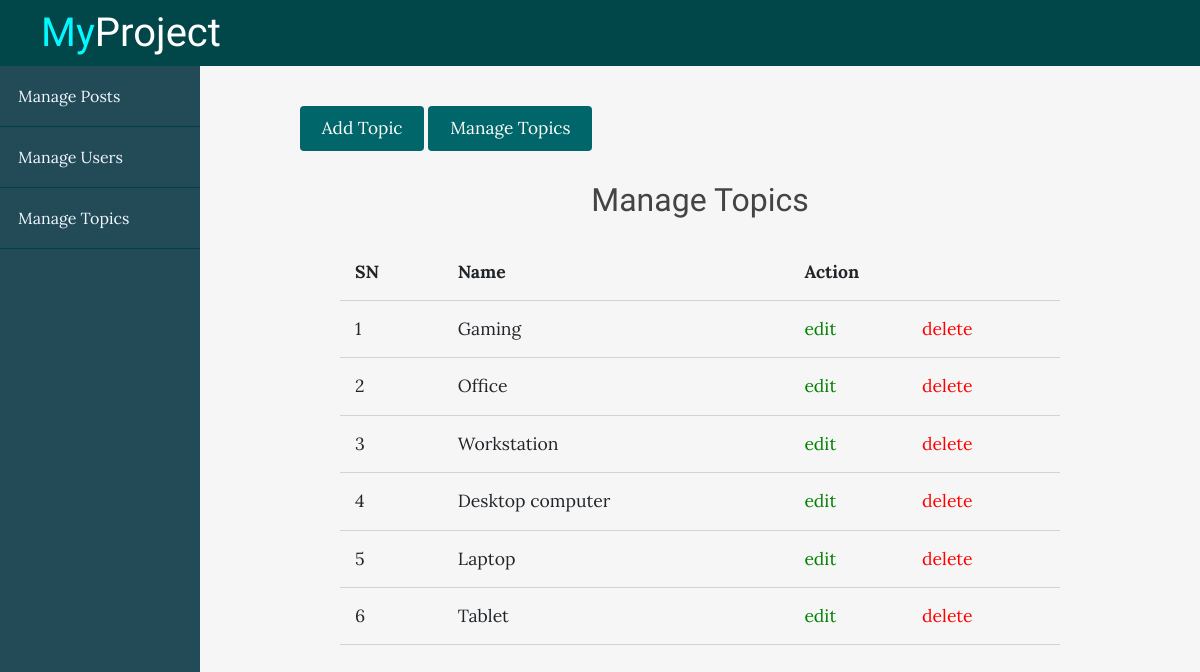
The page /project/admin/topics/index.php on the database its author committed.
### tables this page shows
CREATE TABLE `topics` (
  `id` int(11) NOT NULL,
  `name` varchar(100) NOT NULL,
  `description` text NOT NULL
);

### project/app/controllers/topics.php (called while the page is built, shortened)
<?php
include(ROOT_PATH . "/app/database/db.php");
$table = 'topics';
$topics = selectAll($table);
?>

### project/app/database/db.php (called while the page is built, shortened)
<?php
    require('connect.php');
    function selectAll($table, $conditions = []){
        global $conn;
        $sql = "SELECT * FROM $table";
        if(empty($conditions)){
            $stmt = $conn->prepare($sql);
            $stmt->execute();
            $records = $stmt->get_result()->fetch_all(MYSQLI_ASSOC);
            return $records;
        }
    }
?>

### project/admin/topics/index.php (the view, shortened to what this page needs)
<?php include(ROOT_PATH . "/app/controllers/topics.php"); ?>
<!DOCTYPE html>
<html lang="en">
<head>
    <link rel="stylesheet" href="https://maxcdn.bootstrapcdn.com/bootstrap/4.3.1/css/bootstrap.min.css">
    <link rel="stylesheet" href="https://use.fontawesome.com/releases/v5.6.3/css/all.css">
    <link rel="stylesheet" href="../../assets/css/style.css">
    <link rel="stylesheet" href="../../assets/css/admin.css">
</head>
<body>
    <?php include(ROOT_PATH . "/app/includes/adminHeader.php"); ?>
    <div class="admin-wrapper">
        <?php include(ROOT_PATH . "/app/includes/adminSidebar.php"); ?>
        <div class="admin-content">
            <div class="button-group">
                <a href="create.php" class="btn btn-big">Add Topic</a>
                <a href="index.php" class="btn btn-big">Manage Topics</a>
            </div>
            <div class="content">
                <h2 class="page-title">Manage Topics</h2>
                <table>
                    <thead>
                        <th>SN</th>
                        <th>Name</th>
                        <th colspan="2">Action</th>
                    </thead>
                    <tbody>
                        <?php foreach($topics as $key => $topic): ?>
                        <tr>
                            <td><?php echo $key + 1; ?></td>
                            <td><?php echo $topic['name']; ?></td>
                            <td><a href="edit.php?id=<?php echo $topic['id']; ?>" class="edit">edit</a></td>
                            <td><a href="index.php?del_id=<?php echo $topic['id']; ?>" class="delete">delete</a></td>
                        </tr>
                        <?php endforeach; ?>
                    </tbody>
                </table>
            </div>
        </div>
    </div>
</body>
</html>

### project/assets/css/style.css (style rules this page uses)
* { box-sizing: border-box; }
html, body { height: 100%; padding: 0; margin: 0; background: #f6f6f6; font-family: 'Lora', serif; }
h1, h2, h3, h4, h5, h6 { font-family: 'Candal', serif; color: #444; margin: 5px; }
a { text-decoration: none; color: inherit; }
.btn { padding: 0.5rem 1rem; background: #006669; color: white; border: 1px solid transparent; font-size: 1.08em; font-family: 'Lora', serif; }
.btn-big { padding: 0.7rem 1.3rem; line-height: 1.3rem; }
.content { width: 90%; margin: 30px auto 30px; }

### project/assets/css/admin.css (style rules this page uses)
.admin-wrapper { display: flex; height: calc(100% - 66px); }
.admin-wrapper .admin-content { flex: 8; height: 100%; padding: 40px 100px 100px; overflow-y: scroll; }
.admin-content .page-title { text-align: center; margin-bottom: 1.5rem; }
table { width: 100%; border-collapse: collapse; font-size: 1.1rem; }
th, td { padding: 15px; text-align: left; border-bottom: 1px solid #d3d3d3; }
.edit { color: green !important; }
.delete { color: red !important; }

### rows shown on the page
topics: name "Gaming"
topics: name "Office"
topics: name "Workstation"
topics: name "Desktop computer"
topics: name "Laptop"
topics: name "Tablet"
